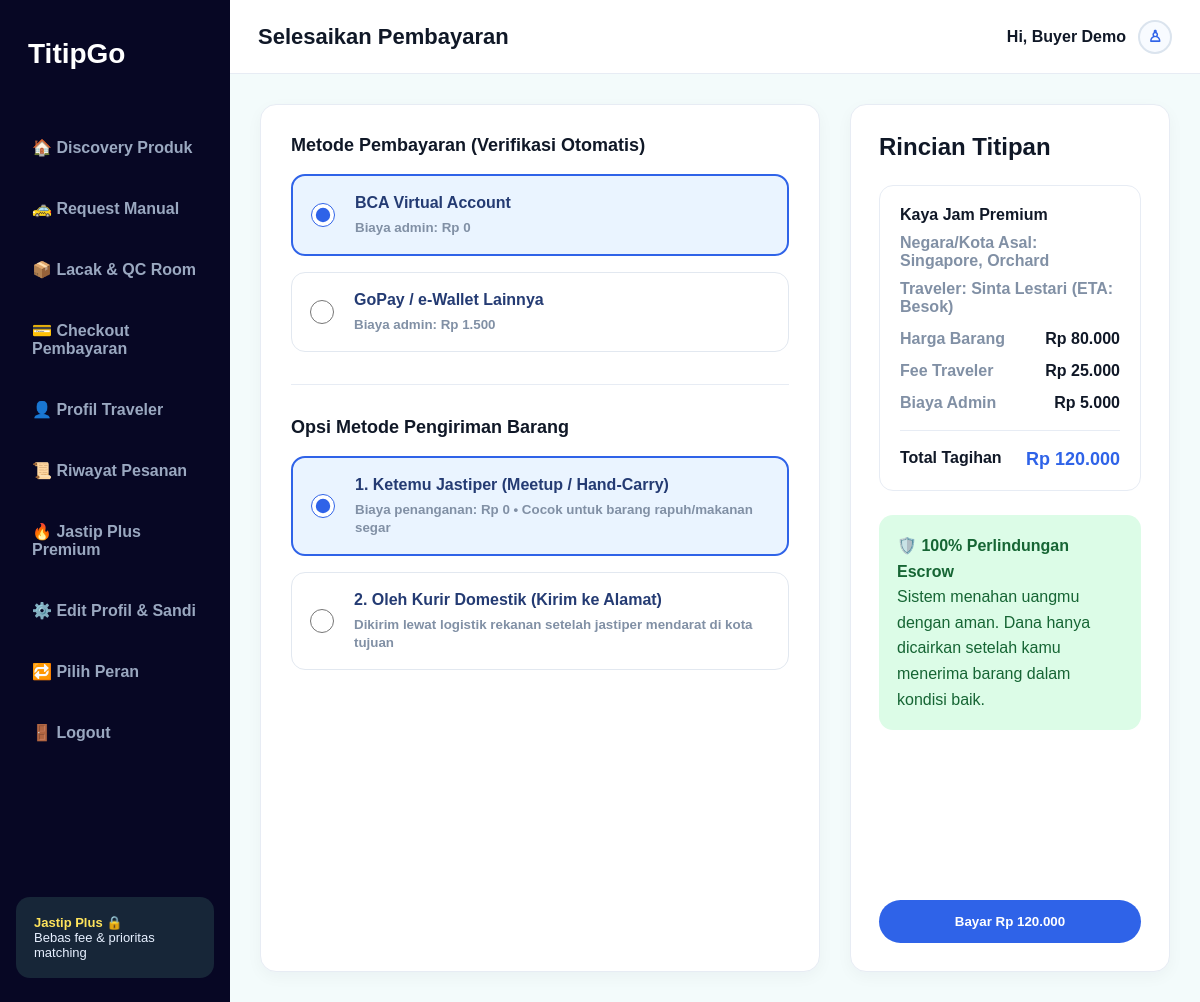
/checkout_pembayaran.php (signed in), run on the app's committed database.
### tables this page shows
CREATE TABLE orders (
    id INT AUTO_INCREMENT PRIMARY KEY,
    buyer_id INT NOT NULL,
    traveler_id INT NOT NULL,
    product_id INT NOT NULL DEFAULT 1,
    product_name VARCHAR(150) NOT NULL,
    product_country VARCHAR(80) NOT NULL,
    product_city VARCHAR(80) NOT NULL DEFAULT 'Tokyo',
    product_price DECIMAL(12,2) NOT NULL DEFAULT 0,
    service_fee DECIMAL(12,2) NOT NULL DEFAULT 25000,
    admin_fee DECIMAL(12,2) NOT NULL DEFAULT 5000,
    courier_fee DECIMAL(12,2) NOT NULL DEFAULT 0,
    total_price DECIMAL(12,2) NOT NULL DEFAULT 0,
    delivery_option ENUM('standard','private_courier','hand_carry','domestic_courier') NOT NULL DEFAULT 'standard',
    status ENUM(
        'request_created',
        'searching_traveler',
        'traveler_found',
        'waiting_payment',
        'escrow_paid',
        'item_purchased',
        'item_verified',
        'qc_pending',
        'qc_in_progress',
        'qc_approved',
        'qc_rejected',
        'on_delivery',
        'completed',
        'cancelled',
        'refunded'
    ) NOT NULL DEFAULT 'request_created',
    note TEXT NOT NULL,
    created_at TIMESTAMP DEFAULT CURRENT_TIMESTAMP,
    FOREIGN KEY (buyer_id) REFERENCES users(id) ON DELETE CASCADE,
    FOREIGN KEY (traveler_id) REFERENCES users(id) ON DELETE CASCADE,
    FOREIGN KEY (product_id) REFERENCES products(id) ON DELETE CASCADE
);

CREATE TABLE users (
    id INT AUTO_INCREMENT PRIMARY KEY,
    name VARCHAR(100) NOT NULL,
    email VARCHAR(100) NOT NULL UNIQUE,
    password VARCHAR(255) NOT NULL,
    role ENUM('buyer','traveler') NOT NULL DEFAULT 'buyer',
    phone VARCHAR(30) NOT NULL DEFAULT '080000000000',
    birth_date VARCHAR(100) NOT NULL DEFAULT '01 Januari 2000',
    gender VARCHAR(50) NOT NULL DEFAULT 'Belum Diisi',
    bio TEXT NOT NULL,
    address TEXT NOT NULL,
    created_at TIMESTAMP DEFAULT CURRENT_TIMESTAMP
);

### checkout_pembayaran.php (the view, shortened to what this page needs)
<?php
require_once 'includes/db.php';
$orderId = $_GET['order_id'] ?? null;
if ($orderId) {
    $stmt = $pdo->prepare("
        SELECT o.*, u.name AS traveler_name
        FROM orders o
        LEFT JOIN users u ON o.traveler_id = u.id
        WHERE o.id = ?
        AND o.buyer_id = ?
    ");
    $stmt->execute([$orderId, $_SESSION['user']['id']]);
} else {
    $stmt = $pdo->prepare("
        SELECT o.*, u.name AS traveler_name
        FROM orders o
        LEFT JOIN users u ON o.traveler_id = u.id
        WHERE o.buyer_id = ?
        ORDER BY o.id DESC
        LIMIT 1
    ");
    $stmt->execute([$_SESSION['user']['id']]);
}
$order = $stmt->fetch();
$product = $order['product_name'] ?? 'Kimono Yukata';
$country = $order['product_country'] ?? 'Japan';
$city = $order['product_city'] ?? 'Tokyo';
$traveler = $order['traveler_name'] ?? 'Andi Pratama';
$itemPrice = $order ? (float) $order['product_price'] : 1450000;
$serviceFee = $order ? (float) $order['service_fee'] : 75000;
$adminFee = $order ? (float) $order['admin_fee'] : 0;
$totalPrice = $order && !empty($order['total_price'])
    ? (float) $order['total_price']
    : $itemPrice + $serviceFee + $adminFee;
?>
<!DOCTYPE html>
<html lang="id">
<head>
    <link rel="stylesheet" href="css/buyer_feature_common.css">
    <link rel="stylesheet" href="css/checkout_pembayaran.css">
</head>
<body>
<main class="app">
    <?php include 'sidebar_buyer.php'; ?>
    <section class="main">
        <header class="topbar">
            <h1>Selesaikan Pembayaran</h1>
            <div class="user-area">
                Hi, <?= htmlspecialchars($_SESSION['user']['name']); ?>
                <a class="user-icon" href="edit_profil_buyer.php">♙</a>
            </div>
        </header>
        <form class="page-content checkout-layout" method="POST">
            <section class="checkout-card card">
                <h2>Metode Pembayaran (Verifikasi Otomatis)</h2>
                <label class="choice active">
                    <input type="radio" name="payment_method" value="bca_va" checked>
                    <span>
                        <b>BCA Virtual Account</b>
                        <small>Biaya admin: Rp 0</small>
                    </span>
                </label>
                <label class="choice">
                    <input type="radio" name="payment_method" value="ewallet">
                    <span>
                        <b>GoPay / e-Wallet Lainnya</b>
                        <small>Biaya admin: Rp 1.500</small>
                    </span>
                </label>
                <hr>
                <h2>Opsi Metode Pengiriman Barang</h2>
                <label class="choice active">
                    <input type="radio" name="delivery_method" value="standard" checked>
                    <span>
                        <b>1. Ketemu Jastiper (Meetup / Hand-Carry)</b>
                        <small>Biaya penanganan: Rp 0 • Cocok untuk barang rapuh/makanan segar</small>
                    </span>
                </label>
                <label class="choice">
                    <input type="radio" name="delivery_method" value="private_courier">
                    <span>
                        <b>2. Oleh Kurir Domestik (Kirim ke Alamat)</b>
                        <small>Dikirim lewat logistik rekanan setelah jastiper mendarat di kota tujuan</small>
                    </span>
                </label>
            </section>
            <aside class="summary-card card">
                <h2>Rincian Titipan</h2>
                <div class="summary-box">
                    <b><?= htmlspecialchars($product); ?></b>
                    <p>Negara/Kota Asal: <?= htmlspecialchars($country); ?>, <?= htmlspecialchars($city); ?></p>
                    <p>Traveler: <?= htmlspecialchars($traveler); ?> (ETA: Besok)</p>
                    <div class="summary-row">
                        <span>Harga Barang</span>
                        <strong>Rp <?= number_format($itemPrice, 0, ',', '.'); ?></strong>
                    </div>
                    <div class="summary-row">
                        <span>Fee Traveler</span>
                        <strong>Rp <?= number_format($serviceFee, 0, ',', '.'); ?></strong>
                    </div>
                    <div class="summary-row">
                        <span>Biaya Admin</span>
                        <strong>Rp <?= number_format($adminFee, 0, ',', '.'); ?></strong>
                    </div>
                    <div class="summary-total">
                        <span>Total Tagihan</span>
                        <strong>Rp <?= number_format($totalPrice, 0, ',', '.'); ?></strong>
                    </div>
                </div>
                <div class="protection">
                    🛡️ <b>100% Perlindungan Escrow</b><br>
                    Sistem menahan uangmu dengan aman. Dana hanya dicairkan setelah kamu menerima barang dalam kondisi baik.
                </div>
                <button class="btn" type="submit">
                    Bayar Rp <?= number_format($totalPrice, 0, ',', '.'); ?>
                </button>
            </aside>
        </form>
    </section>
</main>
</body>
</html>

### css/buyer_feature_common.css (style rules this page uses)
* { box-sizing: border-box; margin: 0; padding: 0; }
body { font-family: Arial, Helvetica, sans-serif; background: #f3fbfb; color: #101827; }
a { text-decoration: none; }
.app { width: 100%; min-height: 100vh; margin: 0; background: #f3fbfb; display: grid; grid-template-columns: 230px 1fr; }
.main { min-height: 100vh; background: #f3fbfb; }
.topbar { height: 74px; background: #ffffff; border-bottom: 1px solid #e7ecf4; display: flex; justify-content: space-between; align-items: center; padding: 0 28px; }
.topbar h1 { font-size: 22px; }
.user-area { display: flex; align-items: center; gap: 12px; font-weight: 900; }
.user-icon { width: 34px; height: 34px; border-radius: 50%; border: 2px solid #dbe4ee; display: inline-flex; justify-content: center; align-items: center; color: #2f63e8; background: #f8fbff; }
.page-content { padding: 30px; }
.card { background: #ffffff; border: 1px solid #e7ecf4; border-radius: 16px; box-shadow: 0 5px 16px rgba(15, 23, 42, 0.04); }
.btn { border: none; border-radius: 999px; background: #2f63e8; color: #ffffff; font-weight: 900; padding: 14px 22px; cursor: pointer; text-align: center; text-decoration: none; display: inline-block; }

### css/checkout_pembayaran.css (style rules this page uses)
.checkout-layout { display: grid; grid-template-columns: 1fr 320px; gap: 30px; }
.checkout-card { padding: 30px; min-height: 650px; }
.checkout-card h2 { font-size: 18px; margin-bottom: 18px; }
.choice { display: grid; grid-template-columns: 28px 1fr; align-items: center; gap: 16px; border: 1px solid #e2e8f0; border-radius: 14px; padding: 18px; margin-bottom: 16px; background: #ffffff; }
.choice.active { border: 2px solid #2f63e8; background: #eaf4ff; }
.choice input { width: 24px; height: 24px; accent-color: #2f63e8; }
.choice b { display: block; color: #243b73; margin-bottom: 6px; }
.choice small { color: #8190a5; font-weight: 700; }
.checkout-card hr { border: 0; border-top: 1px solid #e7ecf4; margin: 32px 0; }
.summary-card { padding: 28px; min-height: 650px; }
.summary-card h2 { margin-bottom: 24px; }
.summary-box { border: 1px solid #e7ecf4; border-radius: 14px; padding: 20px; margin-bottom: 24px; }
.summary-box p { color: #8190a5; margin: 10px 0; font-weight: 700; }
.summary-box strong { color: #2f63e8; }
.protection { background: #dcfce7; color: #166534; border-radius: 14px; padding: 18px; line-height: 1.6; margin-bottom: 170px; }
.summary-card .btn { width: 100%; }
.summary-row { display: flex; justify-content: space-between; gap: 18px; margin: 14px 0; color: #8190a5; font-weight: 700; }
.summary-row strong { color: #101827; text-align: right; }
.summary-total { border-top: 1px solid #e7ecf4; margin-top: 18px; padding-top: 18px; display: flex; justify-content: space-between; gap: 18px; color: #101827; font-weight: 900; }
.summary-total strong { color: #2f63e8; font-size: 18px; text-align: right; }

### data on the page
orders: product_name "Kaya Jam Premium", product_country "Singapore", product_city "Orchard", traveler.name "Sinta Lestari", product_price "80.000", service_fee "25.000", admin_fee "5.000", total_price "120.000"

### other printed values
$_SESSION['user']['name'] "Buyer Demo"
